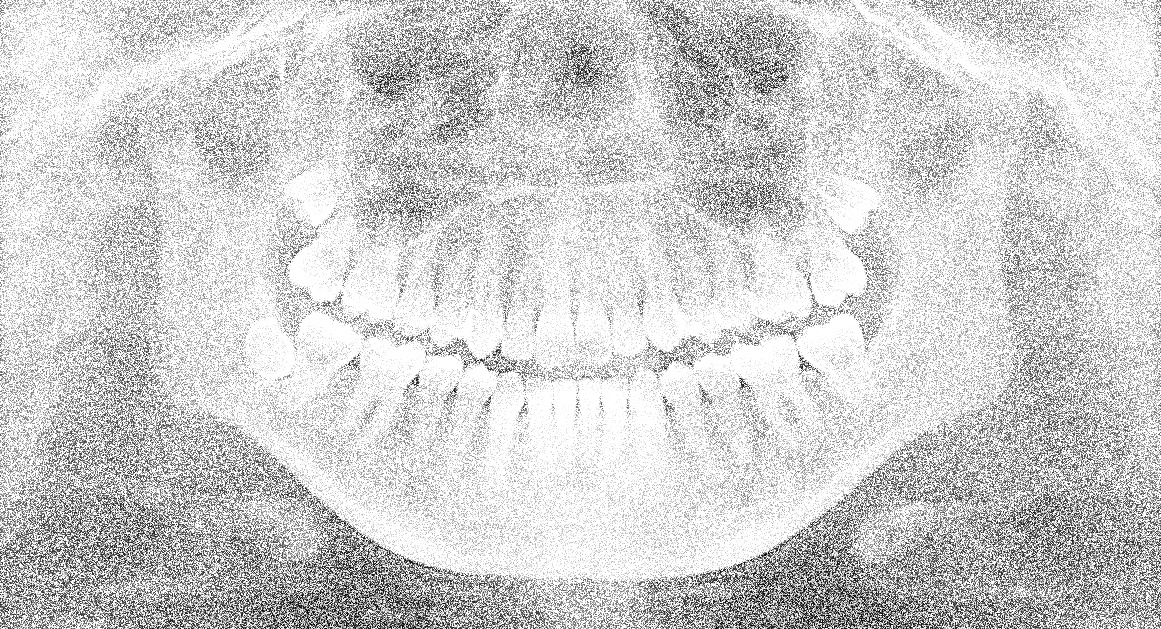
#> input picture Assignment_1_MIC/msds23006/99_28.jpg, 1161 x 629 px
$ python img-99_28.py
#> lines starting #> are read from the running program, lines starting #| are printed output that depends on the picture; after the words box and inside, x2 and y2 are one past the last pixel; in counts of white or black regions, pixels touching at a corner belong together
import cv2 as cv
import numpy as np


def rescaleImage(frame, scale=0.5):
#> called with scale = 0.5
    width = int(frame.shape[1] * scale)
#> width = 580
    height = int(frame.shape[0] * scale)
#> height = 314
    dimensions = (width, height)
#> dimensions = (580, 314)

    return cv.resize(frame, dimensions, interpolation=cv.INTER_AREA)
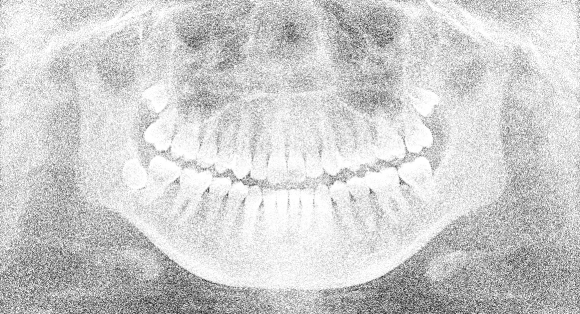
#> returned value: shape (314, 580, 3); min 29, max 255, mean 207.5


img_99_28 = rescaleImage(cv.imread("Assignment_1_MIC/msds23006/99_28.jpg"))

kernel = (3, 3)
threshold_val, thresh = cv.threshold(
    img_99_28, 175, 255, cv.THRESH_BINARY
)  # simple thresholding
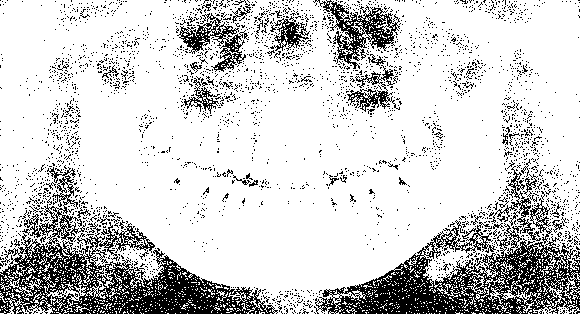
#> thresh: shape (314, 580, 3); 81% white; black in thin lines or dots

# histogram equalization
hist_equal = cv.equalizeHist(
    cv.cvtColor(img_99_28, cv.COLOR_BGR2GRAY)
)  # for improving contrast
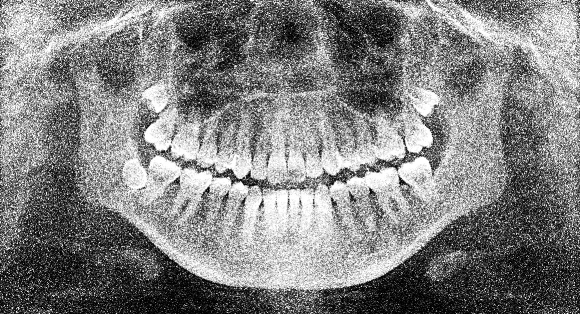
#> hist_equal: shape (314, 580); min 0, max 255, mean 128.8
median_blur = cv.medianBlur(hist_equal, 7, 0)
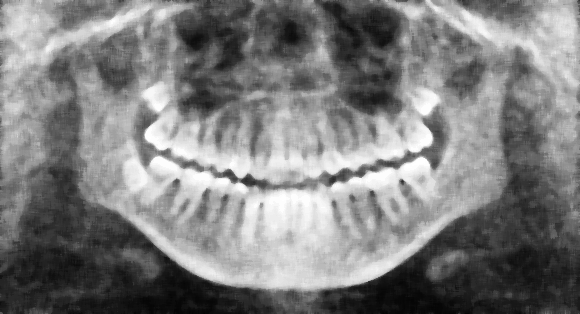
#> median_blur: shape (314, 580); min 2, max 255, mean 126.1
bilateral_blur = cv.bilateralFilter(hist_equal, 7, 15, 15)

# Contrast Limited Adaptive Histogram Equalization
# Linear contrast adjustmen
clahe = cv.createCLAHE(clipLimit=40)
clahe_img = clahe.apply(cv.cvtColor(img_99_28, cv.COLOR_BGR2GRAY))
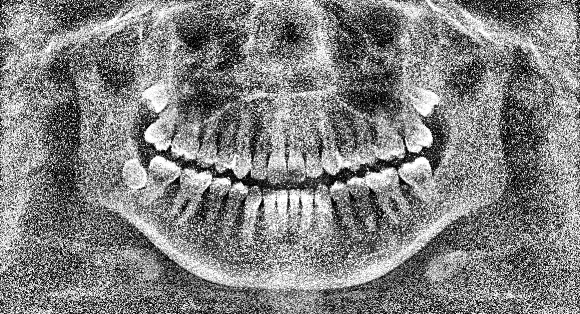
#> clahe_img: shape (314, 580); min 0, max 255, mean 129.4
clahe_img_median_blur = cv.medianBlur(clahe_img, 7, 0)
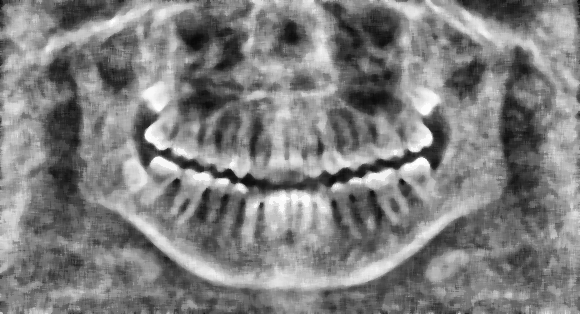
#> clahe_img_median_blur: shape (314, 580); min 8, max 255, mean 127.4

# denoising
fast_n_means_denoising = cv.fastNlMeansDenoising(img_99_28, None, 10.0, 7, 21)
fast_n_means_denoising_multi = cv.fastNlMeansDenoisingMulti(
    img_99_28, 2, 5, None, 4, 7, 35
)
#> fast_n_means_denoising_multi = 580 rows, first 8: [220, 220, 220], [194, 194, 194], [233, 233, 233], [215, 215, 215], [190, 190, 190], [154, 154, 154], [235, 235, 235], [232, 232, 232]

# image filtering with 2D convolution
img_convolution_2d = cv.filter2D(hist_equal, -1, np.ones((5, 5), np.float32) / 25)
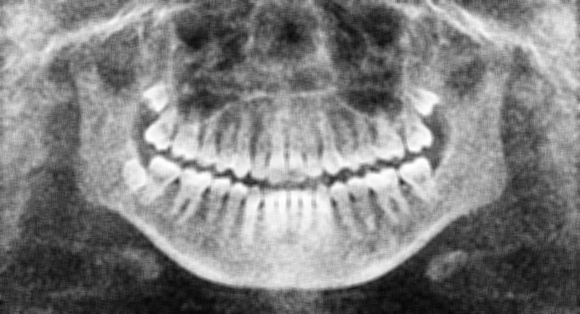
#> img_convolution_2d: shape (314, 580); min 6, max 255, mean 128.8

# cv.imshow("original 99_28.jpg", img_99_28)
# cv.imshow("simple thresholding 99_28.py", thresh)
cv.imshow("histogram equalization 99_28.jpg", hist_equal)
cv.imshow("histogram equalization with median blur 99_28.jpg", median_blur)
# [9 lines of commented-out code are left out]

cv.waitKey(0)

$ run again, with Assignment_1_MIC/msds23006/101_20.jpg copied over Assignment_1_MIC/msds23006/99_28.jpg
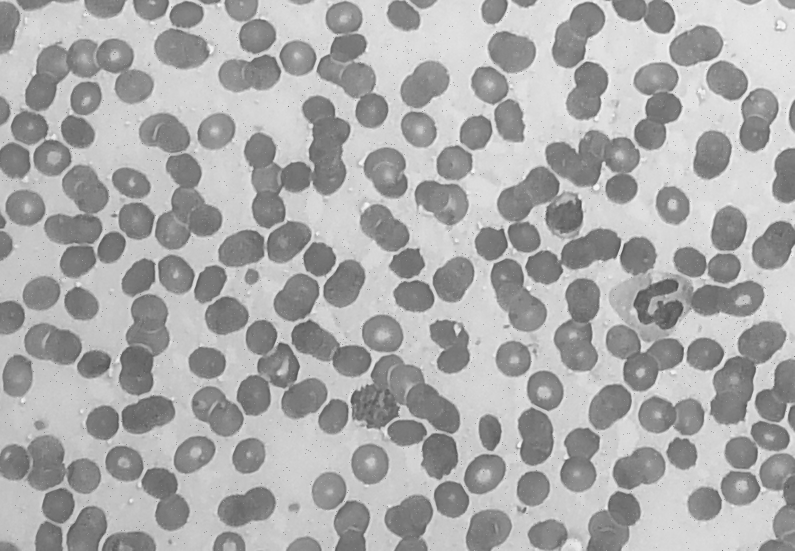
#> input picture Assignment_1_MIC/msds23006/101_20.jpg, 1589 x 1101 px (shown at 1/2 size)
#> width = 794
#> dimensions = (794, 550)
#> `threshold_val, thresh = cv.threshold( img_99_28, 175, 255, cv.THRESH_B..`:
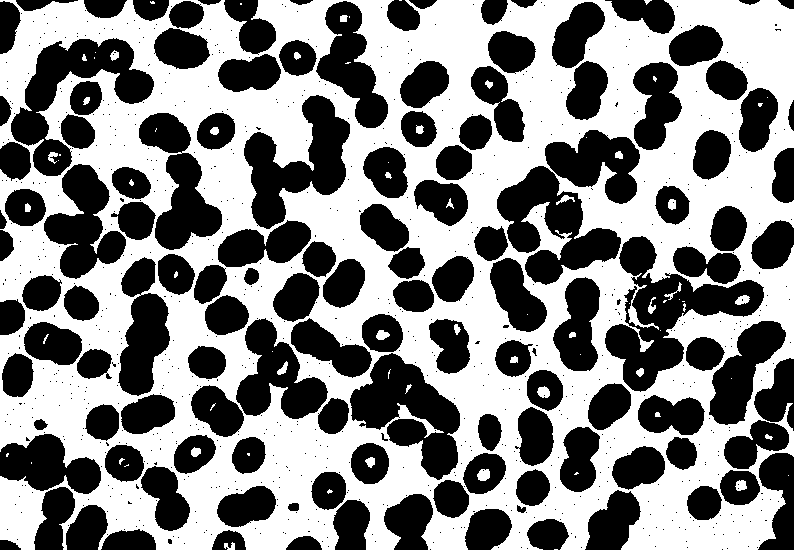
#> thresh: shape (550, 794, 3); 52.2% white; 859 black regions (727 under 20 px), largest, box (x1, y1, x2, y2) and area: (605, 236, 764, 392) 8788, (350, 353, 460, 480) 7141, (11, 38, 154, 176) 7015
#> `clahe_img_median_blur = cv.medianBlur(clahe_img, 7, 0)`:
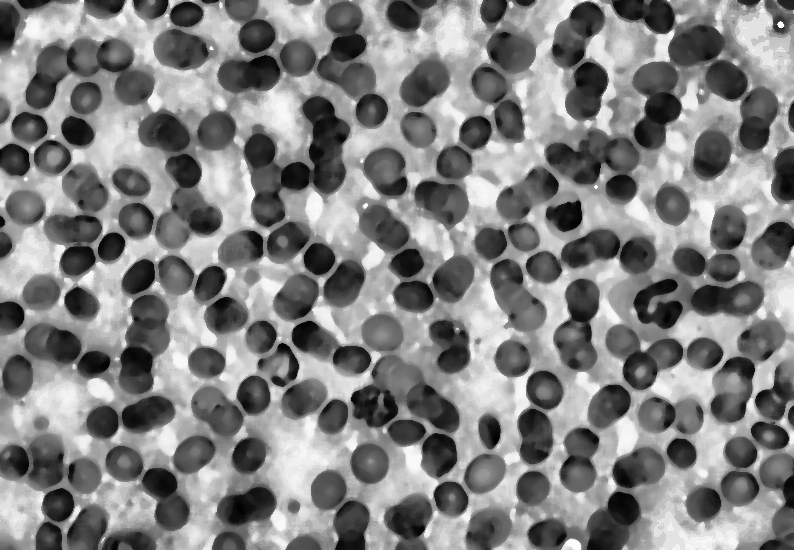
#> clahe_img_median_blur: shape (550, 794); min 1, max 254, mean 129.3
#> fast_n_means_denoising_multi = 794 rows, first 8: [145, 145, 145], [145, 145, 145], [144, 144, 144], [140, 140, 140], [137, 137, 137], [143, 143, 143], [152, 152, 152], [158, 158, 158]
